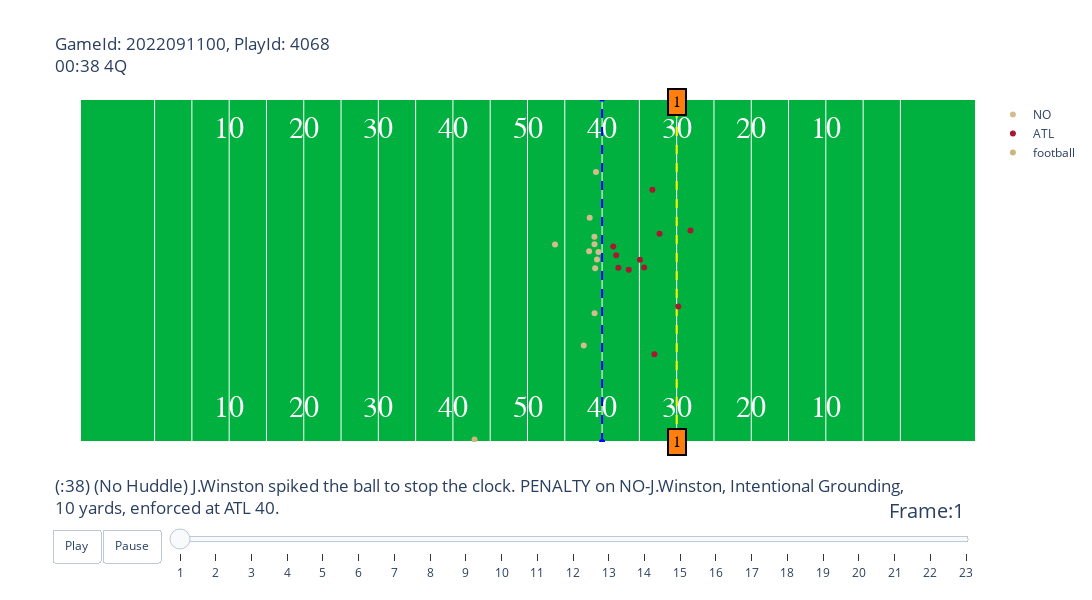

The notebook cell saved with this chart:
### Code cell
animate_play(df, play_df, players, gameId=2022091100, playId=4068)

### Figure 1 — Plotly figure (JSON) as saved in the notebook; plotly's stock layout.template omitted (floating-point values rounded to 4 significant figures)
{"data": [{"hoverinfo": "none", "mode": "text", "showlegend": false, "text": ["10", "20", "30", "40", "50", "40", "30", "20", "10"], "textfont": {"color": "#ffffff", "family": "Courier New, monospace", "size": 30}, "type": "scatter", "x": [20, 30, 40, 50, 60, 70, 80, 90, 100], "y": [5, 5, 5, 5, 5, 5, 5, 5, 5]}, {"hoverinfo": "none", "mode": "text", "showlegend": false, "text": ["10", "20", "30", "40", "50", "40", "30", "20", "10"], "textfont": {"color": "#ffffff", "family": "Courier New, monospace", "size": 30}, "type": "scatter", "x": [20, 30, 40, 50, 60, 70, 80, 90, 100], "y": [48.5, 48.5, 48.5, 48.5, 48.5, 48.5, 48.5, 48.5, 48.5]}, {"hoverinfo": "none", "line": {"color": "blue", "dash": "dash"}, "showlegend": false, "type": "scatter", "x": [70, 70], "y": [0, 53.5]}, {"hoverinfo": "none", "line": {"color": "yellow", "dash": "dash"}, "showlegend": false, "type": "scatter", "x": [80, 80], "y": [0, 53.5]}, {"hoverinfo": "text", "hovertext": ["nflId:37101.0<br>displayName:Mark Ingram<br>position:RB", "nflId:41292.0<br>displayName:Jarvis Landry<br>position:WR", "nflId:41532.0<br>displayName:James Hurst<br>position:T", "nflId:42344.0<br>displayName:Jameis Winston<br>position:QB", "nflId:42356.0<br>displayName:Andrus Peat<br>position:G", "nflId:43336.0<br>displayName:Michael Thomas<br>position:WR", "nflId:44844.0<br>displayName:Ryan Ramczyk<br>position:T", "nflId:47831.0<br>displayName:Erik McCoy<br>position:C", "nflId:52432.0<br>displayName:Cesar Ruiz<br>position:G", "nflId:52942.0<br>displayName:Juwan Johnson<br>position:TE", "nflId:54476.0<br>displayName:Chris Olave<br>position:WR"], "marker": {"color": "#D3BC8D"}, "mode": "markers", "name": "NO", "type": "scatter", "x": [63.69, 68.34, 68.97, 68.26, 68.98, 67.54, 69.07, 69.51, 69.32, 68.99, 69.18], "y": [30.79, 34.94, 31.99, 29.72, 30.81, 15.04, 27.06, 29.61, 28.46, 20.05, 42.07]}, {"hoverinfo": "text", "hovertext": ["nflId:38592.0<br>displayName:Casey Hayward<br>position:CB", "nflId:42480.0<br>displayName:Grady Jarrett<br>position:DT", "nflId:46091.0<br>displayName:Rashaan Evans<br>position:ILB", "nflId:46135.0<br>displayName:Lorenzo Carter<br>position:OLB", "nflId:52272.0<br>displayName:Dee Alford<br>position:CB", "nflId:52424.0<br>displayName:A.J. Terrell<br>position:CB", "nflId:52527.0<br>displayName:Mykal Walker<br>position:ILB", "nflId:52542.0<br>displayName:Jaylinn Hawkins<br>position:FS", "nflId:53469.0<br>displayName:Richie Grant<br>position:SS", "nflId:53577.0<br>displayName:Ta'Quon Graham<br>position:DE", "nflId:54503.0<br>displayName:Arnold Ebiketie<br>position:OLB"], "marker": {"color": "#A71930"}, "mode": "markers", "name": "ATL", "type": "scatter", "x": [76.74, 71.89, 75.08, 71.5, 77.71, 77.02, 75.64, 80.21, 81.85, 72.18, 73.58], "y": [39.32, 29.09, 28.4, 30.45, 32.44, 13.69, 27.21, 21.11, 32.95, 27.17, 26.84]}, {"hoverinfo": "none", "marker": {"color": "#CBB67C"}, "mode": "markers", "name": "football", "type": "scatter", "x": [52.9], "y": [0.4]}], "layout": {"annotations": [{"align": "center", "bgcolor": "#ff7f0e", "bordercolor": "black", "borderpad": 4, "borderwidth": 2, "font": {"color": "black", "family": "Courier New, monospace", "size": 16}, "opacity": 1, "showarrow": false, "text": "1", "x": 80, "y": 0}, {"align": "center", "bgcolor": "#ff7f0e", "bordercolor": "black", "borderpad": 4, "borderwidth": 2, "font": {"color": "black", "family": "Courier New, monospace", "size": 16}, "opacity": 1, "showarrow": false, "text": "1", "x": 80, "y": 53}], "autosize": false, "height": 600, "plot_bgcolor": "#00B140", "sliders": [{"active": 0, "currentvalue": {"font": {"size": 20}, "prefix": "Frame:", "visible": true, "xanchor": "right"}, "len": 0.9, "pad": {"b": 10, "t": 50}, "steps": [{"args": [[1], {"frame": {"duration": 100, "redraw": false}, "mode": "immediate", "transition": {"duration": 0}}], "label": "1", "method": "animate"}, {"args": [[2], {"frame": {"duration": 100, "redraw": false}, "mode": "immediate", "transition": {"duration": 0}}], "label": "2", "method": "animate"}, {"args": [[3], {"frame": {"duration": 100, "redraw": false}, "mode": "immediate", "transition": {"duration": 0}}], "label": "3", "method": "animate"}, {"args": [[4], {"frame": {"duration": 100, "redraw": false}, "mode": "immediate", "transition": {"duration": 0}}], "label": "4", "method": "animate"}, {"args": [[5], {"frame": {"duration": 100, "redraw": false}, "mode": "immediate", "transition": {"duration": 0}}], "label": "5", "method": "animate"}, {"args": [[6], {"frame": {"duration": 100, "redraw": false}, "mode": "immediate", "transition": {"duration": 0}}], "label": "6", "method": "animate"}, {"args": [[7], {"frame": {"duration": 100, "redraw": false}, "mode": "immediate", "transition": {"duration": 0}}], "label": "7", "method": "animate"}, {"args": [[8], {"frame": {"duration": 100, "redraw": false}, "mode": "immediate", "transition": {"duration": 0}}], "label": "8", "method": "animate"}, {"args": [[9], {"frame": {"duration": 100, "redraw": false}, "mode": "immediate", "transition": {"duration": 0}}], "label": "9", "method": "animate"}, {"args": [[10], {"frame": {"duration": 100, "redraw": false}, "mode": "immediate", "transition": {"duration": 0}}], "label": "10", "method": "animate"}, {"args": [[11], {"frame": {"duration": 100, "redraw": false}, "mode": "immediate", "transition": {"duration": 0}}], "label": "11", "method": "animate"}, {"args": [[12], {"frame": {"duration": 100, "redraw": false}, "mode": "immediate", "transition": {"duration": 0}}], "label": "12", "method": "animate"}, {"args": [[13], {"frame": {"duration": 100, "redraw": false}, "mode": "immediate", "transition": {"duration": 0}}], "label": "13", "method": "animate"}, {"args": [[14], {"frame": {"duration": 100, "redraw": false}, "mode": "immediate", "transition": {"duration": 0}}], "label": "14", "method": "animate"}, {"args": [[15], {"frame": {"duration": 100, "redraw": false}, "mode": "immediate", "transition": {"duration": 0}}], "label": "15", "method": "animate"}, {"args": [[16], {"frame": {"duration": 100, "redraw": false}, "mode": "immediate", "transition": {"duration": 0}}], "label": "16", "method": "animate"}, {"args": [[17], {"frame": {"duration": 100, "redraw": false}, "mode": "immediate", "transition": {"duration": 0}}], "label": "17", "method": "animate"}, {"args": [[18], {"frame": {"duration": 100, "redraw": false}, "mode": "immediate", "transition": {"duration": 0}}], "label": "18", "method": "animate"}, {"args": [[19], {"frame": {"duration": 100, "redraw": false}, "mode": "immediate", "transition": {"duration": 0}}], "label": "19", "method": "animate"}, {"args": [[20], {"frame": {"duration": 100, "redraw": false}, "mode": "immediate", "transition": {"duration": 0}}], "label": "20", "method": "animate"}, {"args": [[21], {"frame": {"duration": 100, "redraw": false}, "mode": "immediate", "transition": {"duration": 0}}], "label": "21", "method": "animate"}, {"args": [[22], {"frame": {"duration": 100, "redraw": false}, "mode": "immediate", "transition": {"duration": 0}}], "label": "22", "method": "animate"}, {"args": [[23], {"frame": {"duration": 100, "redraw": false}, "mode": "immediate", "transition": {"duration": 0}}], "label": "23", "method": "animate"}], "transition": {"duration": 300, "easing": "cubic-in-out"}, "x": 0.1, "xanchor": "left", "y": 0, "yanchor": "top"}], "title": {"text": "GameId: 2022091100, PlayId: 4068<br>00:38 4Q<br><br><br><br><br><br><br><br><br><br><br><br><br><br><br><br><br><br><br>(:38) (No Huddle) J.Winston spiked the ball to stop the clock. PENALTY on NO-J.Winston, Intentional Grounding,<br>10 yards, enforced at ATL 40."}, "updatemenus": [{"buttons": [{"args": [null, {"frame": {"duration": 100, "redraw": false}, "fromcurrent": true, "transition": {"duration": 0}}], "label": "Play", "method": "animate"}, {"args": [[null], {"frame": {"duration": 0, "redraw": false}, "mode": "immediate", "transition": {"duration": 0}}], "label": "Pause", "method": "animate"}], "direction": "left", "pad": {"r": 10, "t": 87}, "showactive": false, "type": "buttons", "x": 0.1, "xanchor": "right", "y": 0, "yanchor": "top"}], "width": 1200, "xaxis": {"autorange": false, "range": [0, 120], "showticklabels": false, "tickmode": "array", "tickvals": [10, 15, 20, 25, 30, 35, 40, 45, 50, 55, 60, 65, 70, 75, 80, 85, 90, 95, 100, 105, 110]}, "yaxis": {"autorange": false, "range": [0, 53.3], "showgrid": false, "showticklabels": false}}}
